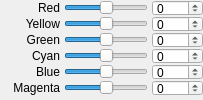
     <widget class="QWidget" name="eqTab">
      <attribute name="title">
       <string>Equalizer</string>
      </attribute>
      <layout class="QGridLayout" name="gridLayout_2">
       <property name="horizontalSpacing">
        <number>4</number>
       </property>
       <property name="verticalSpacing">
        <number>0</number>
       </property>
       <property name="margin">
        <number>0</number>
       </property>
       <item row="0" column="1">
        <widget class="QSlider" name="SiliconBonkC0L_slider">
         <property name="styleSheet">
          <string notr="true">QSlider::groove:horizontal {
    border-image: url(:/img/slider_red.png)0 18 0 18;
}</string>
         </property>
         <property name="minimum">
          <number>-100</number>
         </property>
         <property name="maximum">
          <number>100</number>
         </property>
         <property name="orientation">
          <enum>Qt::Horizontal</enum>
         </property>
         <property name="Groove" stdset="0">
          <string notr="true">0:H,0,192,64-0.5:H,0,192,192-1:H,0,64,255</string>
         </property>
        </widget>
       </item>
       <item row="1" column="1">
        <widget class="QSlider" name="SiliconBonkC1L_slider">
         <property name="styleSheet">
          <string notr="true">QSlider::groove:horizontal {
    border-image: url(:/img/slider_yellow.png)0 18 0 18;
}</string>
         </property>
         <property name="minimum">
          <number>-100</number>
         </property>
         <property name="maximum">
          <number>100</number>
         </property>
         <property name="orientation">
          <enum>Qt::Horizontal</enum>
         </property>
         <property name="Groove" stdset="0">
          <string notr="true">0:H,60,192,64-0.5:H,60,192,192-1:H,60,64,255</string>
         </property>
        </widget>
       </item>
       <item row="2" column="1">
        <widget class="QSlider" name="SiliconBonkC2L_slider">
         <property name="styleSheet">
          <string notr="true">QSlider::groove:horizontal {
    border-image: url(:/img/slider_green.png)0 18 0 18;
}</string>
         </property>
         <property name="minimum">
          <number>-100</number>
         </property>
         <property name="maximum">
          <number>100</number>
         </property>
         <property name="orientation">
          <enum>Qt::Horizontal</enum>
         </property>
         <property name="Groove" stdset="0">
          <string notr="true">0:H,120,192,64-0.5:H,120,192,192-1:H,120,64,255</string>
         </property>
        </widget>
       </item>
       <item row="3" column="1">
        <widget class="QSlider" name="SiliconBonkC3L_slider">
         <property name="styleSheet">
          <string notr="true">QSlider::groove:horizontal {
    border-image: url(:/img/slider_cyan.png)0 18 0 18;
}</string>
         </property>
         <property name="minimum">
          <number>-100</number>
         </property>
         <property name="maximum">
          <number>100</number>
         </property>
         <property name="orientation">
          <enum>Qt::Horizontal</enum>
         </property>
         <property name="Groove" stdset="0">
          <string notr="true">0:H,180,192,64-0.5:H,180,192,192-1:H,180,64,255</string>
         </property>
        </widget>
       </item>
       <item row="4" column="1">
        <widget class="QSlider" name="SiliconBonkC4L_slider">
         <property name="styleSheet">
          <string notr="true">QSlider::groove:horizontal {
    border-image: url(:/img/slider_blue.png)0 18 0 18;
}</string>
         </property>
         <property name="minimum">
          <number>-100</number>
         </property>
         <property name="maximum">
          <number>100</number>
         </property>
         <property name="orientation">
          <enum>Qt::Horizontal</enum>
         </property>
         <property name="Groove" stdset="0">
          <string notr="true">0:H,240,192,64-0.5:H,240,192,192-1:H,240,64,255</string>
         </property>
        </widget>
       </item>
       <item row="5" column="1">
        <widget class="QSlider" name="SiliconBonkC5L_slider">
         <property name="styleSheet">
          <string notr="true">QSlider::groove:horizontal {
    border-image: url(:/img/slider_magenta.png)0 18 0 18;
}</string>
         </property>
         <property name="minimum">
          <number>-100</number>
         </property>
         <property name="maximum">
          <number>100</number>
         </property>
         <property name="orientation">
          <enum>Qt::Horizontal</enum>
         </property>
         <property name="Groove" stdset="0">
          <string notr="true">0:H,300,192,64-0.5:H,300,192,192-1:H,300,64,255</string>
         </property>
        </widget>
       </item>
       <item row="0" column="2">
        <widget class="QSpinBox" name="SiliconBonkC0L_edit">
         <property name="minimumSize">
          <size>
           <width>40</width>
           <height>16</height>
          </size>
         </property>
         <property name="maximumSize">
          <size>
           <width>56</width>
           <height>16</height>
          </size>
         </property>
         <property name="minimum">
          <number>-100</number>
         </property>
         <property name="maximum">
          <number>100</number>
         </property>
        </widget>
       </item>
       <item row="1" column="2">
        <widget class="QSpinBox" name="SiliconBonkC1L_edit">
         <property name="minimumSize">
          <size>
           <width>40</width>
           <height>16</height>
          </size>
         </property>
         <property name="maximumSize">
          <size>
           <width>56</width>
           <height>16</height>
          </size>
         </property>
         <property name="minimum">
          <number>-100</number>
         </property>
         <property name="maximum">
          <number>100</number>
         </property>
        </widget>
       </item>
       <item row="2" column="2">
        <widget class="QSpinBox" name="SiliconBonkC2L_edit">
         <property name="minimumSize">
          <size>
           <width>40</width>
           <height>16</height>
          </size>
         </property>
         <property name="maximumSize">
          <size>
           <width>56</width>
           <height>16</height>
          </size>
         </property>
         <property name="minimum">
          <number>-100</number>
         </property>
         <property name="maximum">
          <number>100</number>
         </property>
        </widget>
       </item>
       <item row="3" column="2">
        <widget class="QSpinBox" name="SiliconBonkC3L_edit">
         <property name="minimumSize">
          <size>
           <width>40</width>
           <height>16</height>
          </size>
         </property>
         <property name="maximumSize">
          <size>
           <width>56</width>
           <height>16</height>
          </size>
         </property>
         <property name="minimum">
          <number>-100</number>
         </property>
         <property name="maximum">
          <number>100</number>
         </property>
        </widget>
       </item>
       <item row="4" column="2">
        <widget class="QSpinBox" name="SiliconBonkC4L_edit">
         <property name="minimumSize">
          <size>
           <width>40</width>
           <height>16</height>
          </size>
         </property>
         <property name="maximumSize">
          <size>
           <width>56</width>
           <height>16</height>
          </size>
         </property>
         <property name="minimum">
          <number>-100</number>
         </property>
         <property name="maximum">
          <number>100</number>
         </property>
        </widget>
       </item>
       <item row="5" column="2">
        <widget class="QSpinBox" name="SiliconBonkC5L_edit">
         <property name="minimumSize">
          <size>
           <width>40</width>
           <height>16</height>
          </size>
         </property>
         <property name="maximumSize">
          <size>
           <width>56</width>
           <height>16</height>
          </size>
         </property>
         <property name="minimum">
          <number>-100</number>
         </property>
         <property name="maximum">
          <number>100</number>
         </property>
        </widget>
       </item>
       <item row="0" column="0">
        <widget class="QLabel" name="SiliconBonkC0L_lbl">
         <property name="minimumSize">
          <size>
           <width>60</width>
           <height>16</height>
          </size>
         </property>
         <property name="maximumSize">
          <size>
           <width>70</width>
           <height>16</height>
          </size>
         </property>
         <property name="text">
          <string>Red</string>
         </property>
         <property name="alignment">
          <set>Qt::AlignRight|Qt::AlignTrailing|Qt::AlignVCenter</set>
         </property>
        </widget>
       </item>
       <item row="1" column="0">
        <widget class="QLabel" name="SiliconBonkC1L_lbl">
         <property name="minimumSize">
          <size>
           <width>60</width>
           <height>16</height>
          </size>
         </property>
         <property name="maximumSize">
          <size>
           <width>70</width>
           <height>16</height>
          </size>
         </property>
         <property name="text">
          <string>Yellow</string>
         </property>
         <property name="alignment">
          <set>Qt::AlignRight|Qt::AlignTrailing|Qt::AlignVCenter</set>
         </property>
        </widget>
       </item>
       <item row="2" column="0">
        <widget class="QLabel" name="SiliconBonkC2L_lbl">
         <property name="minimumSize">
          <size>
           <width>60</width>
           <height>16</height>
          </size>
         </property>
         <property name="maximumSize">
          <size>
           <width>70</width>
           <height>16</height>
          </size>
         </property>
         <property name="text">
          <string>Green</string>
         </property>
         <property name="alignment">
          <set>Qt::AlignRight|Qt::AlignTrailing|Qt::AlignVCenter</set>
         </property>
        </widget>
       </item>
       <item row="3" column="0">
        <widget class="QLabel" name="SiliconBonkC3L_lbl">
         <property name="minimumSize">
          <size>
           <width>60</width>
           <height>16</height>
          </size>
         </property>
         <property name="maximumSize">
          <size>
           <width>70</width>
           <height>16</height>
          </size>
         </property>
         <property name="text">
          <string>Cyan</string>
         </property>
         <property name="alignment">
          <set>Qt::AlignRight|Qt::AlignTrailing|Qt::AlignVCenter</set>
         </property>
        </widget>
       </item>
       <item row="4" column="0">
        <widget class="QLabel" name="SiliconBonkC4L_lbl">
         <property name="minimumSize">
          <size>
           <width>60</width>
           <height>16</height>
          </size>
         </property>
         <property name="maximumSize">
          <size>
           <width>70</width>
           <height>16</height>
          </size>
         </property>
         <property name="text">
          <string>Blue</string>
         </property>
         <property name="alignment">
          <set>Qt::AlignRight|Qt::AlignTrailing|Qt::AlignVCenter</set>
         </property>
        </widget>
       </item>
       <item row="5" column="0">
        <widget class="QLabel" name="SiliconBonkC5L_lbl">
         <property name="minimumSize">
          <size>
           <width>60</width>
           <height>16</height>
          </size>
         </property>
         <property name="maximumSize">
          <size>
           <width>70</width>
           <height>16</height>
          </size>
         </property>
         <property name="text">
          <string>Magenta</string>
         </property>
         <property name="alignment">
          <set>Qt::AlignRight|Qt::AlignTrailing|Qt::AlignVCenter</set>
         </property>
        </widget>
       </item>
      </layout>
     </widget>
